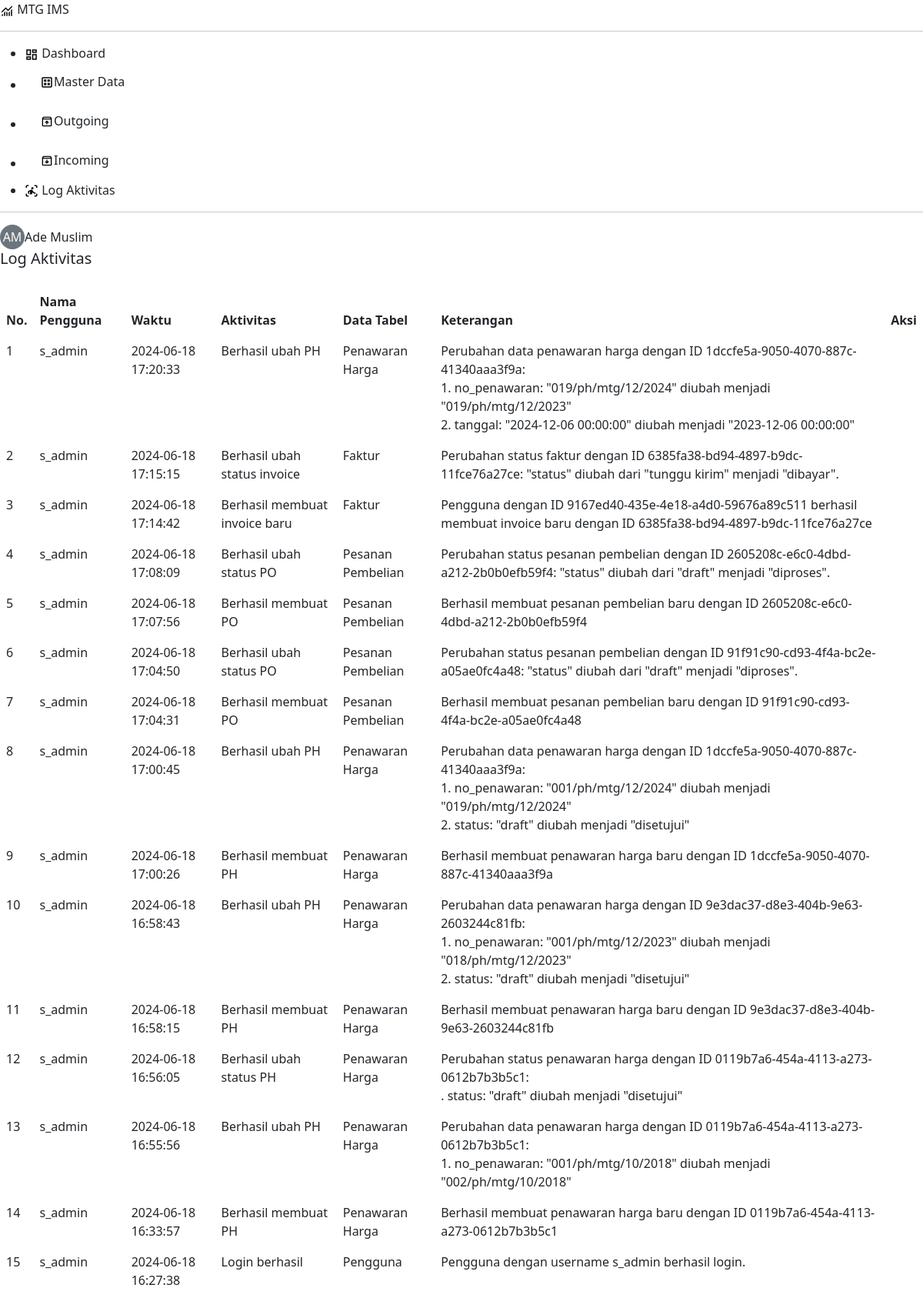
/pages/activity-log/index.php (signed in), run on the app's committed database.
### tables this page shows
CREATE TABLE `log_aktivitas` (
  `id_log` int NOT NULL,
  `id_pengguna` varchar(36) DEFAULT NULL,
  `aktivitas` varchar(225) NOT NULL,
  `tabel` varchar(255) DEFAULT NULL,
  `keterangan` text NOT NULL,
  `tanggal` timestamp NOT NULL DEFAULT CURRENT_TIMESTAMP,
  `status_hapus` tinyint(1) NOT NULL DEFAULT '0'
);

CREATE TABLE `pengguna` (
  `id_pengguna` varchar(36) NOT NULL,
  `nama_lengkap` varchar(100) NOT NULL,
  `nama_pengguna` varchar(50) NOT NULL,
  `password` varchar(100) NOT NULL,
  `tipe_pengguna` enum('superadmin','staff','kepala_perusahaan','tes') NOT NULL DEFAULT 'staff',
  `status_hapus` tinyint(1) NOT NULL DEFAULT '0'
);

### includes/function.php (called while the page is built, shortened)
<?php
require_once 'config.php';
function selectDataLeftJoin($mainTable, $joinTables = [], $columns = '*', $conditions = "", $orderBy = "") {
    global $conn;
    $sql = "SELECT $columns FROM $mainTable";
    foreach ($joinTables as $joinTable) {
        $sql .= " LEFT JOIN $joinTable[0] ON $joinTable[1]";
    }
    if (!empty($conditions)) {
        $sql .= " WHERE $conditions";
    }
    if (!empty($orderBy)) {
        $sql .= " ORDER BY $orderBy";
    }
    $result = mysqli_query($conn, $sql);
    $rows = mysqli_fetch_all($result, MYSQLI_ASSOC);
    return $rows;
}

### pages/activity-log/index.php (the view, shortened to what this page needs)
<?php
require_once '../../includes/header.php';
$mainTable = 'log_aktivitas';
$joinTables = [
    ["pengguna", "log_aktivitas.id_pengguna = pengguna.id_pengguna"],
];
$columns = 'log_aktivitas.*, pengguna.nama_pengguna';
$conditions = 'log_aktivitas.status_hapus = 0';
$orderBy = 'log_aktivitas.tanggal DESC';
$data_log_aktivitas = selectDataLeftJoin($mainTable, $joinTables, $columns, $conditions, $orderBy);
?>
<div class="d-flex justify-content-between align-items-center mb-4">
  <h1 class="fs-5 m-0">Log Aktivitas</h1>
</div>
<table id="example" class="table nowrap table-hover" style="width:100%">
  <thead>
    <tr>
      <th class="text-start">No.</th>
      <th>Nama Pengguna</th>
      <th>Waktu</th>
      <th>Aktivitas</th>
      <th>Data Tabel</th>
      <th>Keterangan</th>
      <th>Aksi</th>
    </tr>
  </thead>
  <tbody>
    <?php if (empty($data_log_aktivitas)) : ?>
    <tr>
      <td colspan="6">Tidak ada data</td>
    </tr>
    <?php else: $no = 1; foreach ($data_log_aktivitas as $log): ?>
    <tr>
      <td class="text-start"><?= $no; ?></td>
      <td><?= isset($log['nama_pengguna']) ? $log['nama_pengguna'] : 'N/A'; ?></td>
      <td><?= $log['tanggal']; ?></td>
      <td><?= $log['aktivitas']; ?></td>
      <td><?= $log['tabel'] ? ucwords($log['tabel']) : '-'; ?></td>
      <td><?= str_replace(" | ", "<br>", $log['keterangan']); ?></td>
      <td>
      </td>
    </tr>
    <?php $no++; endforeach; endif; ?>
  </tbody>
</table>
<?php require '../../includes/footer.php'; ?>

### data on the page
log_aktivitas: id_pengguna.nama_pengguna "s_admin", tanggal "2024-06-18 17:20:33", aktivitas "Berhasil ubah PH", tabel "Penawaran Harga", keterangan "Perubahan data penawaran harga dengan ID 1dccfe5a-9050-4070-887c-41340aaa3f9a: 1. no_penawaran: \"019/ph/mtg/12/2024\" diubah menjadi \"019/ph/mtg/12/2023\" 2. tanggal: \"2024-12-06 00:00:00\" diubah menjadi \"2023-12-06 00:00:00\""
log_aktivitas: id_pengguna.nama_pengguna "s_admin", tanggal "2024-06-18 17:15:15", aktivitas "Berhasil ubah status invoice", tabel "Faktur", keterangan "Perubahan status faktur dengan ID 6385fa38-bd94-4897-b9dc-11fce76a27ce: \"status\" diubah dari \"tunggu kirim\" menjadi \"dibayar\"."
log_aktivitas: id_pengguna.nama_pengguna "s_admin", tanggal "2024-06-18 17:14:42", aktivitas "Berhasil membuat invoice baru", tabel "Faktur", keterangan "Pengguna dengan ID 9167ed40-435e-4e18-a4d0-59676a89c511 berhasil membuat invoice baru dengan ID 6385fa38-bd94-4897-b9dc-11fce76a27ce"
log_aktivitas: id_pengguna.nama_pengguna "s_admin", tanggal "2024-06-18 17:08:09", aktivitas "Berhasil ubah status PO", tabel "Pesanan Pembelian", keterangan "Perubahan status pesanan pembelian dengan ID 2605208c-e6c0-4dbd-a212-2b0b0efb59f4: \"status\" diubah dari \"draft\" menjadi \"diproses\"."
log_aktivitas: id_pengguna.nama_pengguna "s_admin", tanggal "2024-06-18 17:07:56", aktivitas "Berhasil membuat PO", tabel "Pesanan Pembelian", keterangan "Berhasil membuat pesanan pembelian baru dengan ID 2605208c-e6c0-4dbd-a212-2b0b0efb59f4"
log_aktivitas: id_pengguna.nama_pengguna "s_admin", tanggal "2024-06-18 17:04:50", aktivitas "Berhasil ubah status PO", tabel "Pesanan Pembelian", keterangan "Perubahan status pesanan pembelian dengan ID 91f91c90-cd93-4f4a-bc2e-a05ae0fc4a48: \"status\" diubah dari \"draft\" menjadi \"diproses\"."
log_aktivitas: id_pengguna.nama_pengguna "s_admin", tanggal "2024-06-18 17:04:31", aktivitas "Berhasil membuat PO", tabel "Pesanan Pembelian", keterangan "Berhasil membuat pesanan pembelian baru dengan ID 91f91c90-cd93-4f4a-bc2e-a05ae0fc4a48"
log_aktivitas: id_pengguna.nama_pengguna "s_admin", tanggal "2024-06-18 17:00:45", aktivitas "Berhasil ubah PH", tabel "Penawaran Harga", keterangan "Perubahan data penawaran harga dengan ID 1dccfe5a-9050-4070-887c-41340aaa3f9a: 1. no_penawaran: \"001/ph/mtg/12/2024\" diubah menjadi \"019/ph/mtg/12/2024\" 2. status: \"draft\" diubah menjadi \"disetujui\""
log_aktivitas: id_pengguna.nama_pengguna "s_admin", tanggal "2024-06-18 17:00:26", aktivitas "Berhasil membuat PH", tabel "Penawaran Harga", keterangan "Berhasil membuat penawaran harga baru dengan ID 1dccfe5a-9050-4070-887c-41340aaa3f9a"
log_aktivitas: id_pengguna.nama_pengguna "s_admin", tanggal "2024-06-18 16:58:43", aktivitas "Berhasil ubah PH", tabel "Penawaran Harga", keterangan "Perubahan data penawaran harga dengan ID 9e3dac37-d8e3-404b-9e63-2603244c81fb: 1. no_penawaran: \"001/ph/mtg/12/2023\" diubah menjadi \"018/ph/mtg/12/2023\" 2. status: \"draft\" diubah menjadi \"disetujui\""
log_aktivitas: id_pengguna.nama_pengguna "s_admin", tanggal "2024-06-18 16:58:15", aktivitas "Berhasil membuat PH", tabel "Penawaran Harga", keterangan "Berhasil membuat penawaran harga baru dengan ID 9e3dac37-d8e3-404b-9e63-2603244c81fb"
log_aktivitas: id_pengguna.nama_pengguna "s_admin", tanggal "2024-06-18 16:56:05", aktivitas "Berhasil ubah status PH", tabel "Penawaran Harga", keterangan "Perubahan status penawaran harga dengan ID 0119b7a6-454a-4113-a273-0612b7b3b5c1: . status: \"draft\" diubah menjadi \"disetujui\""
log_aktivitas: id_pengguna.nama_pengguna "s_admin", tanggal "2024-06-18 16:55:56", aktivitas "Berhasil ubah PH", tabel "Penawaran Harga", keterangan "Perubahan data penawaran harga dengan ID 0119b7a6-454a-4113-a273-0612b7b3b5c1: 1. no_penawaran: \"001/ph/mtg/10/2018\" diubah menjadi \"002/ph/mtg/10/2018\""
log_aktivitas: id_pengguna.nama_pengguna "s_admin", tanggal "2024-06-18 16:33:57", aktivitas "Berhasil membuat PH", tabel "Penawaran Harga", keterangan "Berhasil membuat penawaran harga baru dengan ID 0119b7a6-454a-4113-a273-0612b7b3b5c1"
log_aktivitas: id_pengguna.nama_pengguna "s_admin", tanggal "2024-06-18 16:27:38", aktivitas "Login berhasil", tabel "Pengguna", keterangan "Pengguna dengan username s_admin berhasil login."

### other printed values
$inisial "AM"
$nama_lengkap "Ade Muslim"
